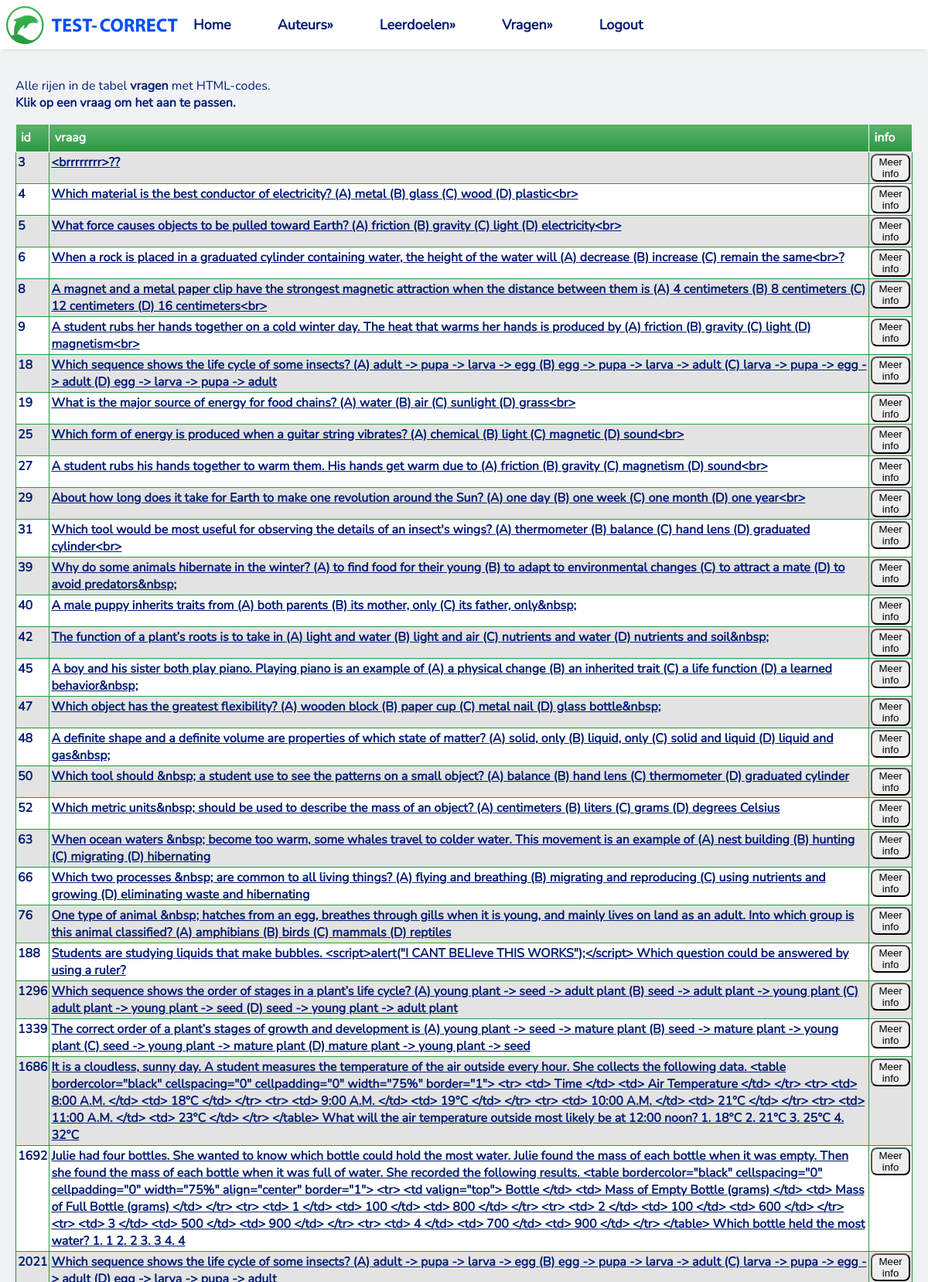
Page /allHTML_error (upper part) on the committed database.
### tables this page shows
CREATE TABLE `vragen` (
  `id` integer NOT NULL
,  `leerdoel` integer DEFAULT NULL
,  `vraag` text NOT NULL
,  `auteur` integer DEFAULT NULL
);

### app.py (the view)
@app.route("/allHTML_error")
def get_allhtml_error():
    tables = dbm.get_table_list()
    rows, column_names = dbm.get_allhtmlcodes()
    return render_template("ALLHTML_errors.html", rows=rows, columns=column_names, table_list=tables)

### lib/tablemodel.py (called while the page is built)
    def get_table_list(self):
        cursor = sqlite3.connect(self.database_file).cursor()
        cursor.execute("SELECT name FROM sqlite_master WHERE type='table'")
        tables = [table[0] for table in cursor.fetchall()]
        return tables

    def get_allhtmlcodes(self):
        cursor = sqlite3.connect(self.database_file).cursor()
        cursor.execute("SELECT id,vraag FROM vragen WHERE vraag LIKE '%&%' "
                       "OR vraag LIKE '%<%' OR vraag LIKE '%>%' OR vraag LIKE '%nbsp%';")
        allhtml_error_header = [column_name[0] for column_name in cursor.description]
        all_error_content = cursor.fetchall()
        return all_error_content, allhtml_error_header

### templates/ALLHTML_errors.html (shortened to what this page needs)
<!DOCTYPE html>
<html lang="en">
<head>
    <link rel="stylesheet" href="/static/basic.css" type="text/css">
</head>
<body>
{% include "Navbar.html" %}
<main>
    <p>Alle rijen in de tabel <b>vragen</b> met HTML-codes.
    <br/>
        <b>Klik op een vraag om het aan te passen.</b>
    </p>
<div>
    <table>
        <thead>
        <tr>
            {% for column in columns %}
            <th>{{ column }}</th>
            {% endfor %}
        <th>
            info
        </th>
        </tr>
        </thead>
        <tbody>
        {% for row in rows %}
        <tr class="active-row">
            {% for field in row %}
                {% if loop.index == 2 %}
            <td><a class="table_item" href="/update_web/{{ row[0] }}">{{ field }}</a></td>
                {% else %}
                    <td>{{ field }}</td>
                {% endif %}
            {% endfor %}
        <td>
            <a href="https://www.test-correct.nl/?vraag={{ row[0] }}" target="_blank"><button>Meer info</button></a>
        </td>
        </tr>
        {% endfor %}
        </tbody>
    </table>
</div>
</main>
</body>
</html>

### static/basic.css (style rules this page uses)
* { box-sizing: border-box }
:root { --sans: 1em/1.6 system-ui, -apple-system, BlinkMacSystemFont, Segoe UI, Roboto, Oxygen, Ubuntu, Cantarell, Droid Sans, Helvetica Neue, Fira Sans, sans-serif; --mono: SFMono-Regular, Consolas, 'Liberation Mono', Menlo, Courier, 'Courier New', monospace; --font-nunito: url("../static/fonts/Nunito-Regular.ttf"); --c1: #ffffff; --c2: #f0f2f5; --c3: #f0f2f5; --c4: #041f74; --c5:#000; --c6: #000000; --m1: 8px; --rc: 8px; }
html { -ms-text-size-adjust: 100%; -webkit-text-size-adjust: 100%; }
body { margin: 100px 0 0; font-family: 'Nunito', serif; font-weight: 400; font-style: normal; text-rendering: optimizeLegibility; -webkit-font-smoothing: antialiased; background-color: var(--c3); color: var(--c4); }
table { border: 0 solid #27973D;background-color: #e3e3e3;width: 100% ;text-align: left; }
table td, table.purpleHorizon th { border: 1px solid #27973d;padding: 2px 2px; }
table tbody td { font-size: 16px;font-weight: bold;color: #041f74; }
table tr:nth-child(even) { background: #ffffff; }
table thead { background: #27973D;background: -moz-linear-gradient(top, #5db16d 0%, #3ca150 66%, #27973D 100%); background: -webkit-linear-gradient(top, #5db16d 0%, #3ca150 66%, #27973D 100%); background: linear-gradient(to bottom, #5db16d 0%, #3ca150 66%, #27973D 100%);border-bottom: 0 solid #270096; }
table thead th { font-size: 16px;font-weight: bold;color: #FFFFFF;text-align: left;border-left: 0 solid #041f74; }
table thead th:first-child { border-left: none; }
table { border-collapse: collapse; border-spacing: 0; margin:1em 0 }
th, td { text-align: left; vertical-align: top; border: 1px solid; padding: 0.4em }
thead,tfoot { background: var(--c2) }
pre,code,input,select,textarea,button,img { border-radius: var(--rc) }
main,footer { margin: 0; width: auto; text-align: left; align-items: left; padding: 0 20px; }
a.table_item:link, a.table_item:visited { color: var(--c4) }

### rows in the picture
vragen: row "3", vraag "<brrrrrrrr>??"
vragen: row "4", vraag "Which material is the best conductor of electricity? (A) metal (B) glass (C) wood (D) plastic<br>"
vragen: row "5", vraag "What force causes objects to be pulled toward Earth? (A) friction (B) gravity (C) light (D) electricity<br>"
vragen: row "6", vraag "When a rock is placed in a graduated cylinder containing water, the height of the water will (A) decrease (B) increase (C) remain the same<br>?"
vragen: row "8", vraag "A magnet and a metal paper clip have the strongest magnetic attraction when the distance between them is (A) 4 centimeters (B) 8 centimeters (C) 12 centimeters (D) 16 centimeters<br>"
vragen: row "9", vraag "A student rubs her hands together on a cold winter day. The heat that warms her hands is produced by (A) friction (B) gravity (C) light (D) magnetism<br>"
vragen: row "18", vraag "Which sequence shows the life cycle of some insects? (A) adult -> pupa -> larva -> egg (B) egg -> pupa -> larva -> adult (C) larva -> pupa -> egg -> adult (D) egg -> larva -> pupa -> adult"
vragen: row "19", vraag "What is the major source of energy for food chains? (A) water (B) air (C) sunlight (D) grass<br>"
vragen: row "25", vraag "Which form of energy is produced when a guitar string vibrates? (A) chemical (B) light (C) magnetic (D) sound<br>"
vragen: row "27", vraag "A student rubs his hands together to warm them. His hands get warm due to (A) friction (B) gravity (C) magnetism (D) sound<br>"
vragen: row "29", vraag "About how long does it take for Earth to make one revolution around the Sun? (A) one day (B) one week (C) one month (D) one year<br>"
vragen: row "31", vraag "Which tool would be most useful for observing the details of an insect's wings? (A) thermometer (B) balance (C) hand lens (D) graduated cylinder<br>"
vragen: row "39", vraag "Why do some animals hibernate in the winter? (A) to find food for their young (B) to adapt to environmental changes (C) to attract a mate (D) to avoid predators&nbsp;"
vragen: row "40", vraag "A male puppy inherits traits from (A) both parents (B) its mother, only (C) its father, only&nbsp;"
vragen: row "42", vraag "The function of a plant’s roots is to take in (A) light and water (B) light and air (C) nutrients and water (D) nutrients and soil&nbsp;"
vragen: row "45", vraag "A boy and his sister both play piano. Playing piano is an example of (A) a physical change (B) an inherited trait (C) a life function (D) a learned behavior&nbsp;"
vragen: row "47", vraag "Which object has the greatest flexibility? (A) wooden block (B) paper cup (C) metal nail (D) glass bottle&nbsp;"
vragen: row "48", vraag "A definite shape and a definite volume are properties of which state of matter? (A) solid, only (B) liquid, only (C) solid and liquid (D) liquid and gas&nbsp;"
vragen: row "50", vraag "Which tool should &nbsp; a student use to see the patterns on a small object? (A) balance (B) hand lens (C) thermometer (D) graduated cylinder"
vragen: row "52", vraag "Which metric units&nbsp; should be used to describe the mass of an object? (A) centimeters (B) liters (C) grams (D) degrees Celsius"
vragen: row "63", vraag "When ocean waters &nbsp; become too warm, some whales travel to colder water. This movement is an example of (A) nest building (B) hunting (C) migrating (D) hibernating"
vragen: row "66", vraag "Which two processes &nbsp; are common to all living things? (A) flying and breathing (B) migrating and reproducing (C) using nutrients and growing (D) eliminating waste and hibernating"
vragen: row "76", vraag "One type of animal &nbsp; hatches from an egg, breathes through gills when it is young, and mainly lives on land as an adult. Into which group is this animal classified? (A) amphibians (B) birds (C) mammals (D) reptiles"
vragen: row "188", vraag "Students are studying liquids that make bubbles. <script>alert(\"I CANT BELIeve THIS WORKS\");</script> Which question could be answered by using a ruler?"
vragen: id "1296", vraag "Which sequence shows the order of stages in a plant’s life cycle? (A) young plant -> seed -> adult plant (B) seed -> adult plant -> young plant (C) adult plant -> young plant -> seed (D) seed -> young plant -> adult plant"
vragen: id "1339", vraag "The correct order of a plant’s stages of growth and development is (A) young plant -> seed -> mature plant (B) seed -> mature plant -> young plant (C) seed -> young plant -> mature plant (D) mature plant -> young plant -> seed"
vragen: id "1686", vraag "It is a cloudless, sunny day. A student measures the temperature of the air outside every hour. She collects the following data. <table bordercolor=\"black\" cellspacing=\"0\" cellpadding=\"0\" width=\"75%\" border=\"1\"> <tr> <td> Time </td> <td> Air Temperature </td> </tr> <tr> <td> 8:00 A.M. </td> <td> 18°C </td> </tr> <tr> <td> 9:00 A.M. </td> <td> 19°C </td> </tr> <tr> <td> 10:00 A.M. </td> <td> 21°C </td> </tr> <tr> <td> 11:00 A.M. </td> <td> 23°C </td> </tr> </table> What will the air temperature outside most likely be at 12:00 noon? 1. 18°C 2. 21°C 3. 25°C 4. 32°C"
vragen: id "1692", vraag "Julie had four bottles. She wanted to know which bottle could hold the most water. Julie found the mass of each bottle when it was empty. Then she found the mass of each bottle when it was full of water. She recorded the following results. <table bordercolor=\"black\" cellspacing=\"0\" cellpadding=\"0\" width=\"75%\" align=\"center\" border=\"1\"> <tr> <td valign=\"top\"> Bottle </td> <td> Mass of Empty Bottle (grams) </td> <td> Mass of Full Bottle (grams) </td> </tr> <tr> <td> 1 </td> <td> 100 </td> <td> 800 </td> </tr> <tr> <td> 2 </td> <td> 100 </td> <td> 600 </td> </tr> <tr> <td> 3 </td> <td> 500 </td> <td> 900 </td> </tr> <tr> <td> 4 </td> <td> 700 </td> <td> 900 </td> </tr> </table> Which bottle…"
vragen: id "2021"

### other values in the picture
{{ column }} "id" "vraag"
